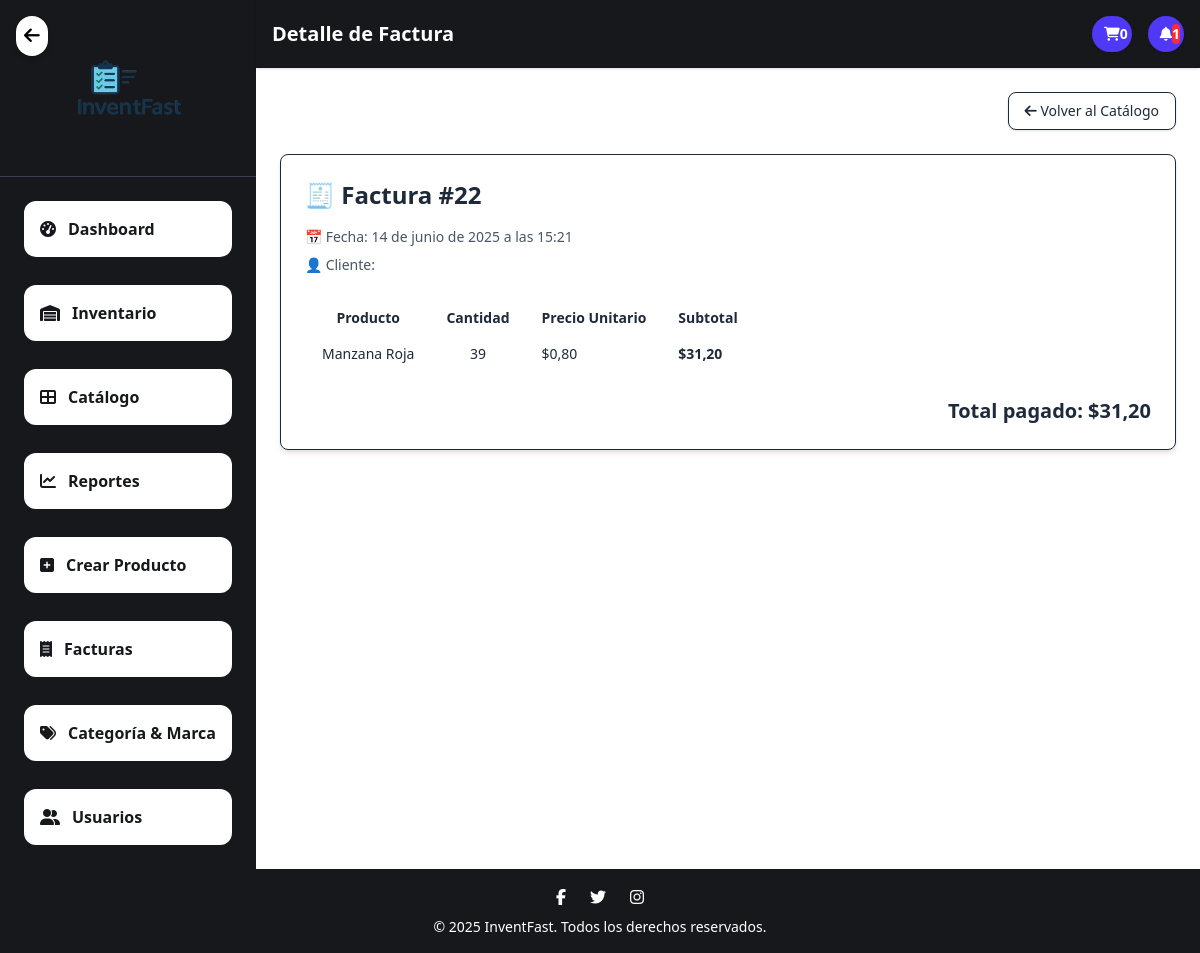
/invoice_detail/22/ (signed in), run on the app's committed database.
### application/core/models.py (models this page shows, shortened)
class Factura(models.Model):
    usuario = models.ForeignKey(User, on_delete=models.CASCADE)
    fecha = models.DateTimeField(default=timezone.now)
    total = models.DecimalField(max_digits=10, decimal_places=2)

class FacturaDetalle(models.Model):
    factura = models.ForeignKey(Factura, on_delete=models.CASCADE, related_name='detalles')
    producto = models.ForeignKey(Producto, on_delete=models.SET_NULL, null=True)
    cantidad = models.PositiveIntegerField()
    precio_unitario = models.DecimalField(max_digits=10, decimal_places=2)
    def subtotal(self):
        return self.cantidad * self.precio_unitario

class Producto(models.Model):
    nombre = models.CharField(max_length=100)
    descripcion = models.TextField(blank=True)
    cantidad = models.PositiveIntegerField(default=0)
    precio = models.DecimalField(max_digits=10, decimal_places=2)
    imagen = models.ImageField(upload_to='productos/',default='product/default.png', blank=True, null=True)
    fecha_ingreso = models.DateField(auto_now_add=True)
    activo = models.BooleanField(default=True)
    categoria = models.ForeignKey(Categoria, on_delete=models.CASCADE, related_name='productos')
    marca = models.ForeignKey(Marca, on_delete=models.CASCADE, null=True, blank=True)
    class Meta:
        unique_together = ('nombre', 'marca')  # <- restricción: nombre + marca únicos

### application/core/views/invoice.py (the view)
# urls.py: path("invoice_detail/<int:pk>/", FacturaDetailView.as_view(), name="invoice_detail"),
class FacturaDetailView(LoginRequiredMixin, DetailView):
    model = Factura
    template_name = 'core/invoices/invoice_detail.html'
    context_object_name = 'factura'
    def get_object(self):
        factura = super().get_object()
        if factura.usuario != self.request.user:
            raise PermissionDenied()
        return factura

### application/core/context_processors.py (called while the page is built)
def notificaciones_context(request):
    notificaciones = []
    productos_bajo_stock = Producto.objects.filter(cantidad__lt=20, activo=True)
    for prod in productos_bajo_stock:
        notificaciones.append(f"⚠️ Stock bajo: {prod.nombre} ({prod.cantidad} unidades)")
    productos_inactivos = Producto.objects.filter(activo=False)
    for prod in productos_inactivos:
        notificaciones.append(f"❌ Producto inactivo: {prod.nombre}")
    hace_2_dias = timezone.now() - timedelta(days=2)
    productos_nuevos = Producto.objects.filter(fecha_ingreso__gte=hace_2_dias)
    for prod in productos_nuevos:
        notificaciones.append(f"🆕 Producto agregado: {prod.nombre}")
    notificaciones.reverse()
    return {"notificaciones": notificaciones}

def carrito_count(request):
    if request.user.is_authenticated:
        carrito = Carrito.objects.filter(usuario=request.user, comprado=False).first()
        if carrito:
            total_items = sum(item.cantidad for item in carrito.items.all())
            return {'carrito_count': total_items}
    return {'carrito_count': 0}

### templates/core/invoices/invoice_detail.html (shortened to what this page needs)
{% extends 'core/base.html' %}
{% load static %}
{% block page_title %}Detalle de Factura{% endblock %}
{% block content %}
<div class="flex justify-end mb-6">
    <a href="{% url 'core:catalog_list' %}"
       class="inline-flex items-center gap-2 bg-white text-indigo-500 border border-indigo-300 px-4 py-2 rounded-lg text-sm font-medium shadow hover:bg-indigo-50 hover:text-indigo-700 transition duration-200">
        <i class="fas fa-arrow-left"></i>
        Volver al Catálogo
    </a>
</div>
<div class="max-w-4xl mx-auto bg-white shadow-md rounded-lg p-6 border border-gray-100">
    <h2 class="text-2xl font-bold mb-4 text-gray-800">🧾 Factura #{{ factura.id }}</h2>
    <p class="text-sm text-gray-600 mb-2">📅 Fecha: {{ factura.fecha }}</p>
    <p class="text-sm text-gray-600 mb-6">👤 Cliente: {{ factura.usuario.get_full_name }}</p>
    <table class="min-w-full table-auto text-left text-sm mb-6 border border-gray-200 rounded-md overflow-hidden">
        <thead class="bg-indigo-100 text-indigo-800">
            <tr>
                <th class="px-4 py-2">Producto</th>
                <th class="px-4 py-2">Cantidad</th>
                <th class="px-4 py-2">Precio Unitario</th>
                <th class="px-4 py-2">Subtotal</th>
            </tr>
        </thead>
        <tbody class="divide-y divide-gray-100 bg-white">
            {% for detalle in factura.detalles.all %}
            <tr class="hover:bg-gray-50 transition">
                <td class="px-4 py-2">{{ detalle.producto.nombre }}</td>
                <td class="px-4 py-2 text-center">{{ detalle.cantidad }}</td>
                <td class="px-4 py-2">${{ detalle.precio_unitario }}</td>
                <td class="px-4 py-2 font-semibold">${{ detalle.subtotal }}</td>
            </tr>
            {% endfor %}
        </tbody>
    </table>
    <div class="text-right font-semibold text-xl text-gray-800">
        Total pagado: <span class="text-green-600">${{ factura.total }}</span>
    </div>
</div>
{% endblock %}

### data on the page
Factura: id "22", fecha "14 de junio de 2025 a las 15:21", total "31,20"
FacturaDetalle: producto.nombre "Manzana Roja", cantidad "39", precio_unitario "0,80", subtotal "31,20"

### other printed values
{{ carrito_count|default:0 }} "0"
{{ notificaciones|length }} "1"
